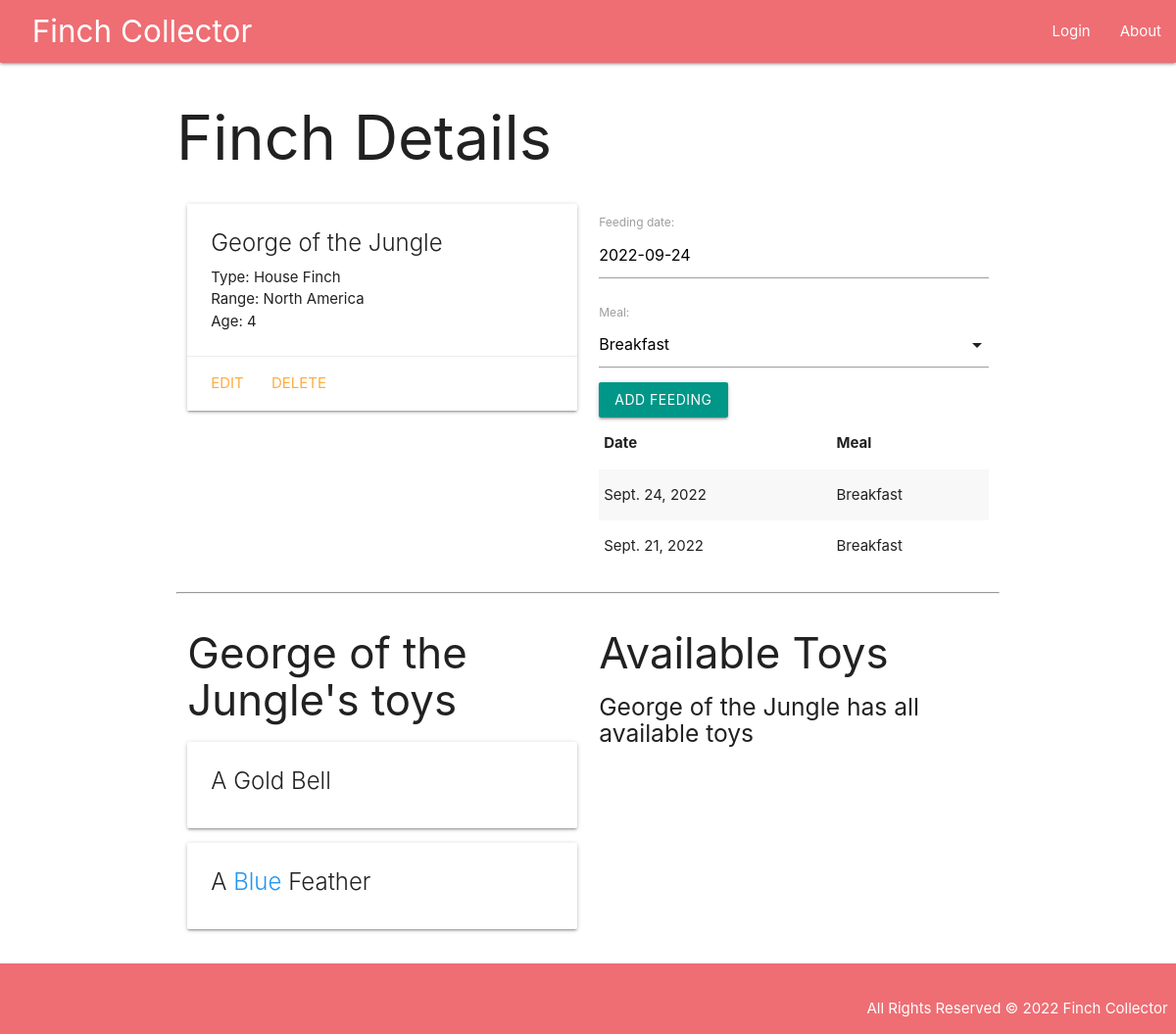
The page /finches/1/ on the database as committed earlier.
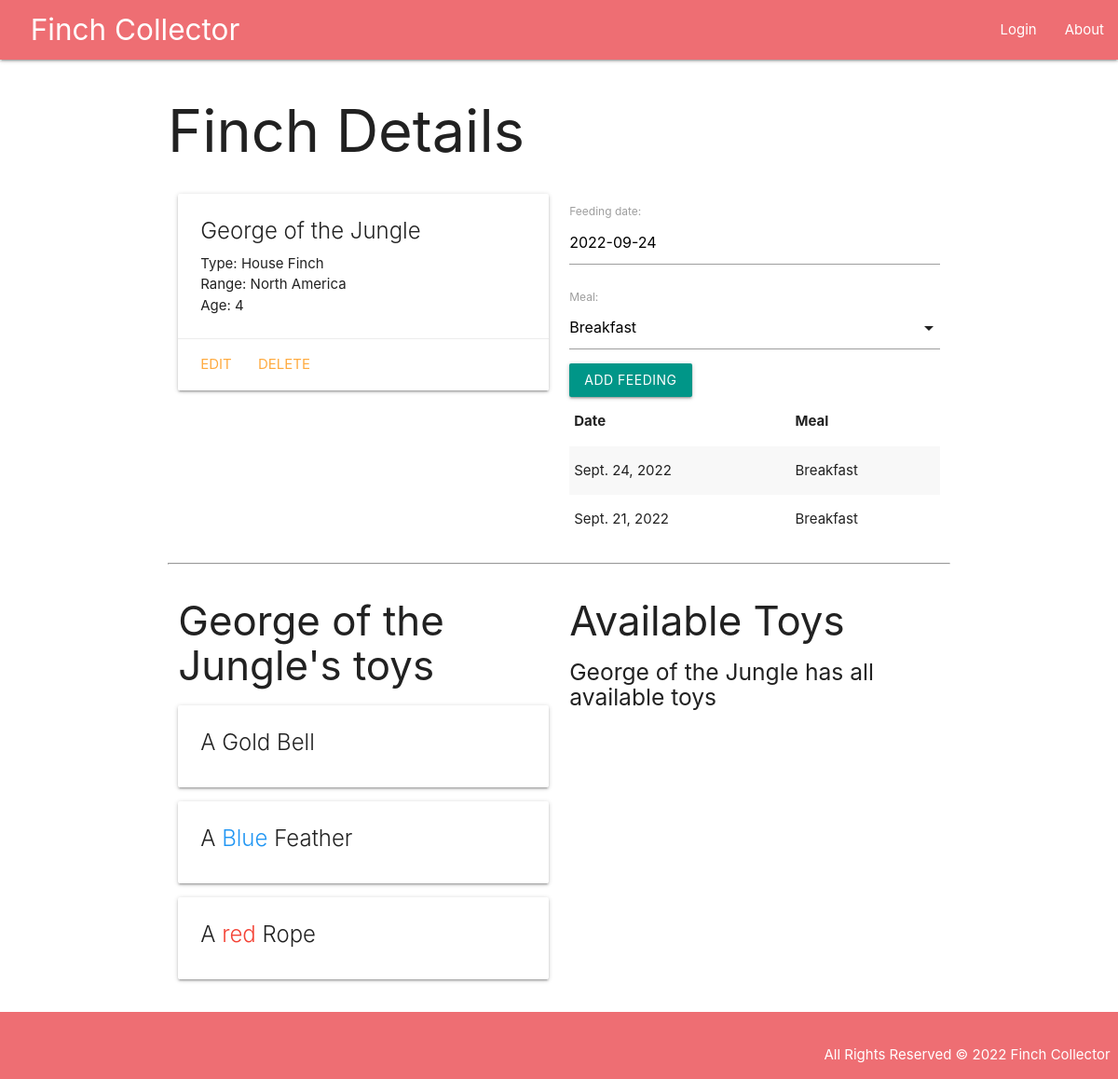
The same page on the database as committed later.
### main_app/models.py (models this page shows, shortened)
class Feeding(models.Model):
  date = models.DateField('feeding date')
  meal = models.CharField(
    max_length=1,
    choices=MEALS,
    default=MEALS[0][0]
  )
  finch = models.ForeignKey(Finch, on_delete=models.CASCADE)
  class Meta:
    ordering = ['-date']

class Toy(models.Model):
  name = models.CharField(max_length=50)
  color = models.CharField(max_length=20)

### main_app/views.py (the view)
# urls.py: path('finches/<int:finch_id>/', views.finch_details, name='details'),
def finch_details(request, finch_id):
  finch = Finch.objects.get(id=finch_id)
  feeding_form = FeedingForm()
  toys_finch_doesnt_have = Toy.objects.exclude(id__in = finch.toys.all().values_list('id'))
  return render(request, 'finches/detail.html',
  {
    'finch': finch,
    'page_name' : 'Details',
    'feeding_form' : feeding_form,
    'toys': toys_finch_doesnt_have,
  })

### main_app/forms.py
class FeedingForm(ModelForm):
  class Meta:
    model = Feeding
    fields = ('date', 'meal')

### main_app/templates/finches/detail.html (shortened to what this page needs)
{% extends 'base.html' %}
{% block content %}
<h1>Finch Details</h1>
<div class="row">
  <div class="col s6">
    <div class="card">
      <div class="card-content">
        <span class="card-title">{{ finch.name }}</span>
        <p>Type: {{ finch.type }}</p>
        <p>Range: {{ finch.region }}</p>
        <p>Age: {{ finch.age }}</p>
      </div>
      <div class="card-action">
        <a href="{% url 'finch_update' finch.id %}">Edit</a>
        <a href="{% url 'finch_delete' finch.id %}">Delete</a>
      </div>
    </div>
  </div>
  <div class="col s6">
    <form action="{% url 'add_feeding' finch.id%}" method="POST">
      {{ feeding_form.as_p }}
      <input class="btn teal"type="submit" value="Add Feeding">
    </form>
    <table class="striped">
      <thead>
        <tr>
          <th>Date</th>
          <th>Meal</th>
        </tr>
      </thead>
      <tbody>
        {% for feeding in finch.feeding_set.all %}
          <tr>
            <td>{{ feeding.date }}</td>
            <td>{{ feeding.get_meal_display }}</td>
          </tr>
        {% endfor %}
      </tbody>
    </table>
  </div>
</div>
<hr>
<div class="row">
  <div class="col s6">
    <h3>{{ finch.name }}'s toys</h3>
    {% if finch.toys.count %}
    {% for toy in finch.toys.all %}
      <div class="card">
        <div class="card-content">
          <span class="card-title">
            A <span class="{{ toy.color.lower }}-text">{{ toy.color }}</span>
            {{ toy.name }}
          </span>
        </div>
      </div>
    {% endfor %}
    {% else %}
      <h5>No Toys for {{ finch.name }}</h5>
    {% endif %}
  </div>
  <div class="col s6">
    <h3>Available Toys</h3>
    {% if toys.count %}
    {% for toy in toys.all %}
    <div class="card">
      <div class="card-content">
        <span class="card-title">
          A <span class="{{ toy.color.lower }}-text">{{ toy.color }}</span>
          {{ toy.name }}
        </span>
      </div>
      <div class="card-action">
        <form action="{% url 'assoc_toy' finch.id toy.id %}" method="POST">
          {% csrf_token %}
          <input class="btn" type="submit" value="Add">
        </form>
      </div>
    </div>
    {% endfor %}
    {% else %}
    <h5>{{ finch.name }} has all available toys</h5>
    {% endif %}
  </div>
</div>
{% endblock %}

Rows that differ between the two databases and show on the page:
added Toy: color "red", name "Rope"
